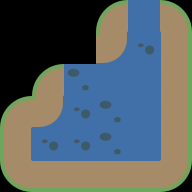

The image is a tile-based game level rendered from a .tmx file. Its description and source (layers, tilesets, objects; grid data summarised) follow:
An orthogonal 6x6 tile map with 32x32 px tiles, 2 tile layers (ground, deco).

<map version="1.0" orientation="orthogonal" renderorder="left-down" width="6" height="6" tilewidth="32" tileheight="32" nextobjectid="12">
 <tileset firstgid="1" source="tileset.tsx" />
 <layer name="ground" width="6" height="6">
  <data>[36 cells, 29 non-empty, 11 distinct tile ids]</data>
 </layer>
 <layer name="deco" width="6" height="6">
  <data>[36 cells, 0 non-empty, 0 distinct tile ids]</data>
 </layer>
</map>
